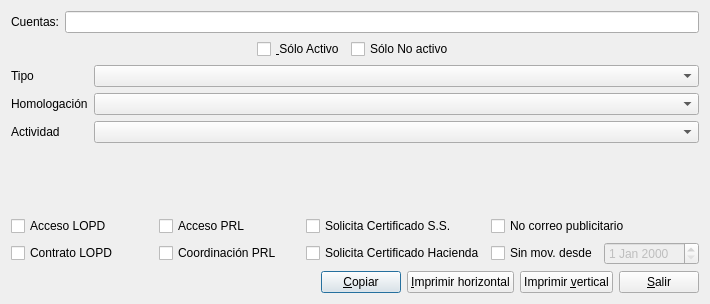
<?xml version="1.0" encoding="UTF-8"?>
<ui version="4.0">
 <class>informe_tipo_proveedor</class>
 <widget class="QDialog" name="informe_tipo_proveedor">
  <property name="geometry">
   <rect>
    <x>0</x>
    <y>0</y>
    <width>710</width>
    <height>304</height>
   </rect>
  </property>
  <property name="windowTitle">
   <string>Tipo de Proveedor</string>
  </property>
  <layout class="QVBoxLayout" name="verticalLayout">
   <item>
    <layout class="QHBoxLayout" name="horizontalLayout_2">
     <item>
      <widget class="QLabel" name="label">
       <property name="text">
        <string>Cuentas:</string>
       </property>
      </widget>
     </item>
     <item>
      <widget class="QLineEdit" name="cuentas_lineEdit"/>
     </item>
    </layout>
   </item>
   <item>
    <layout class="QHBoxLayout" name="horizontalLayout_3">
     <item>
      <spacer name="horizontalSpacer_2">
       <property name="orientation">
        <enum>Qt::Horizontal</enum>
       </property>
       <property name="sizeHint" stdset="0">
        <size>
         <width>40</width>
         <height>20</height>
        </size>
       </property>
      </spacer>
     </item>
     <item>
      <widget class="QCheckBox" name="solo_activo_checkBox">
       <property name="text">
        <string>&amp; Sólo Activo</string>
       </property>
      </widget>
     </item>
     <item>
      <widget class="QCheckBox" name="solo_no_activo_checkBox">
       <property name="text">
        <string>Sólo No activo</string>
       </property>
      </widget>
     </item>
     <item>
      <spacer name="horizontalSpacer_3">
       <property name="orientation">
        <enum>Qt::Horizontal</enum>
       </property>
       <property name="sizeHint" stdset="0">
        <size>
         <width>40</width>
         <height>20</height>
        </size>
       </property>
      </spacer>
     </item>
    </layout>
   </item>
   <item>
    <layout class="QFormLayout" name="formLayout">
     <item row="0" column="0">
      <widget class="QLabel" name="label_25">
       <property name="text">
        <string>Tipo</string>
       </property>
      </widget>
     </item>
     <item row="0" column="1">
      <widget class="QComboBox" name="tipo_proveedor_comboBox">
       <property name="sizePolicy">
        <sizepolicy hsizetype="Expanding" vsizetype="Fixed">
         <horstretch>0</horstretch>
         <verstretch>0</verstretch>
        </sizepolicy>
       </property>
      </widget>
     </item>
     <item row="1" column="0">
      <widget class="QLabel" name="label_26">
       <property name="text">
        <string>Homologación</string>
       </property>
      </widget>
     </item>
     <item row="1" column="1">
      <widget class="QComboBox" name="homologacion_comboBox">
       <property name="sizePolicy">
        <sizepolicy hsizetype="Expanding" vsizetype="Fixed">
         <horstretch>0</horstretch>
         <verstretch>0</verstretch>
        </sizepolicy>
       </property>
      </widget>
     </item>
     <item row="2" column="0">
      <widget class="QLabel" name="label_27">
       <property name="text">
        <string>Actividad</string>
       </property>
      </widget>
     </item>
     <item row="2" column="1">
      <widget class="QComboBox" name="actividad_comboBox">
       <property name="sizePolicy">
        <sizepolicy hsizetype="Expanding" vsizetype="Fixed">
         <horstretch>0</horstretch>
         <verstretch>0</verstretch>
        </sizepolicy>
       </property>
      </widget>
     </item>
    </layout>
   </item>
   <item>
    <layout class="QGridLayout" name="gridLayout">
     <item row="0" column="0">
      <widget class="QCheckBox" name="acceso_lopd_checkBox">
       <property name="text">
        <string>Acceso LOPD</string>
       </property>
      </widget>
     </item>
     <item row="0" column="1">
      <widget class="QCheckBox" name="acceso_prl_checkBox">
       <property name="text">
        <string>Acceso PRL</string>
       </property>
      </widget>
     </item>
     <item row="0" column="2">
      <widget class="QCheckBox" name="cert_ss_checkBox">
       <property name="text">
        <string>Solicita Certificado S.S.</string>
       </property>
      </widget>
     </item>
     <item row="0" column="3">
      <widget class="QCheckBox" name="no_correo_pub_checkBox">
       <property name="text">
        <string>No correo publicitario</string>
       </property>
      </widget>
     </item>
     <item row="1" column="0">
      <widget class="QCheckBox" name="cumplimiento_lopd_checkBox">
       <property name="text">
        <string>Contrato LOPD</string>
       </property>
      </widget>
     </item>
     <item row="1" column="1">
      <widget class="QCheckBox" name="coord_prl_checkBox">
       <property name="text">
        <string>Coordinación PRL</string>
       </property>
      </widget>
     </item>
     <item row="1" column="2">
      <widget class="QCheckBox" name="cert_hda_checkBox">
       <property name="text">
        <string>Solicita Certificado Hacienda</string>
       </property>
      </widget>
     </item>
     <item row="1" column="3">
      <layout class="QHBoxLayout" name="horizontalLayout_4">
       <item>
        <widget class="QCheckBox" name="sin_mov_checkBox">
         <property name="text">
          <string>Sin mov. desde</string>
         </property>
        </widget>
       </item>
       <item>
        <widget class="QDateEdit" name="fecha_sin_mov_dateEdit">
         <property name="enabled">
          <bool>false</bool>
         </property>
        </widget>
       </item>
      </layout>
     </item>
    </layout>
   </item>
   <item>
    <layout class="QHBoxLayout" name="horizontalLayout">
     <item>
      <spacer name="horizontalSpacer">
       <property name="orientation">
        <enum>Qt::Horizontal</enum>
       </property>
       <property name="sizeHint" stdset="0">
        <size>
         <width>40</width>
         <height>20</height>
        </size>
       </property>
      </spacer>
     </item>
     <item>
      <widget class="QPushButton" name="copiar_pushButton">
       <property name="text">
        <string>&amp;Copiar</string>
       </property>
       <property name="icon">
        <iconset resource="keme.qrc">
         <normaloff>:/iconos/graf/copiar.png</normaloff>:/iconos/graf/copiar.png</iconset>
       </property>
      </widget>
     </item>
     <item>
      <widget class="QPushButton" name="imprimir_pushButton">
       <property name="text">
        <string>&amp;Imprimir horizontal</string>
       </property>
       <property name="icon">
        <iconset resource="keme.qrc">
         <normaloff>:/iconos/graf/Print-icon.png</normaloff>:/iconos/graf/Print-icon.png</iconset>
       </property>
      </widget>
     </item>
     <item>
      <widget class="QPushButton" name="imprime_ver_pushButton">
       <property name="text">
        <string>Imprimir &amp;vertical</string>
       </property>
       <property name="icon">
        <iconset resource="keme.qrc">
         <normaloff>:/iconos/graf/Print-icon.png</normaloff>:/iconos/graf/Print-icon.png</iconset>
       </property>
      </widget>
     </item>
     <item>
      <widget class="QPushButton" name="salir_pushButton">
       <property name="text">
        <string>&amp;Salir</string>
       </property>
       <property name="icon">
        <iconset resource="keme.qrc">
         <normaloff>:/iconos/graf/application-exit.png</normaloff>:/iconos/graf/application-exit.png</iconset>
       </property>
      </widget>
     </item>
    </layout>
   </item>
  </layout>
 </widget>
 <tabstops>
  <tabstop>cuentas_lineEdit</tabstop>
  <tabstop>solo_activo_checkBox</tabstop>
  <tabstop>solo_no_activo_checkBox</tabstop>
  <tabstop>tipo_proveedor_comboBox</tabstop>
  <tabstop>homologacion_comboBox</tabstop>
  <tabstop>actividad_comboBox</tabstop>
  <tabstop>acceso_lopd_checkBox</tabstop>
  <tabstop>acceso_prl_checkBox</tabstop>
  <tabstop>cert_ss_checkBox</tabstop>
  <tabstop>no_correo_pub_checkBox</tabstop>
  <tabstop>cumplimiento_lopd_checkBox</tabstop>
  <tabstop>coord_prl_checkBox</tabstop>
  <tabstop>cert_hda_checkBox</tabstop>
  <tabstop>sin_mov_checkBox</tabstop>
  <tabstop>fecha_sin_mov_dateEdit</tabstop>
  <tabstop>copiar_pushButton</tabstop>
  <tabstop>imprimir_pushButton</tabstop>
  <tabstop>imprime_ver_pushButton</tabstop>
  <tabstop>salir_pushButton</tabstop>
 </tabstops>
 <resources>
  <include location="keme.qrc"/>
 </resources>
 <connections>
  <connection>
   <sender>salir_pushButton</sender>
   <signal>clicked()</signal>
   <receiver>informe_tipo_proveedor</receiver>
   <slot>accept()</slot>
   <hints>
    <hint type="sourcelabel">
     <x>662</x>
     <y>349</y>
    </hint>
    <hint type="destinationlabel">
     <x>383</x>
     <y>338</y>
    </hint>
   </hints>
  </connection>
 </connections>
</ui>
